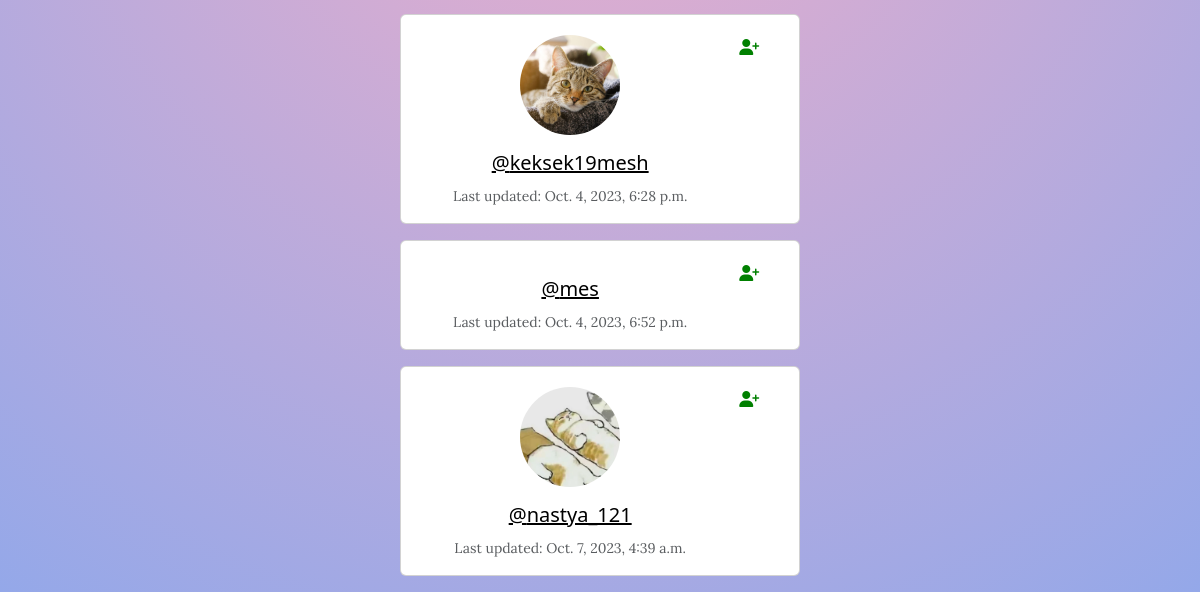
The page /members/profile_list (signed in, lower part) on the database as committed earlier.
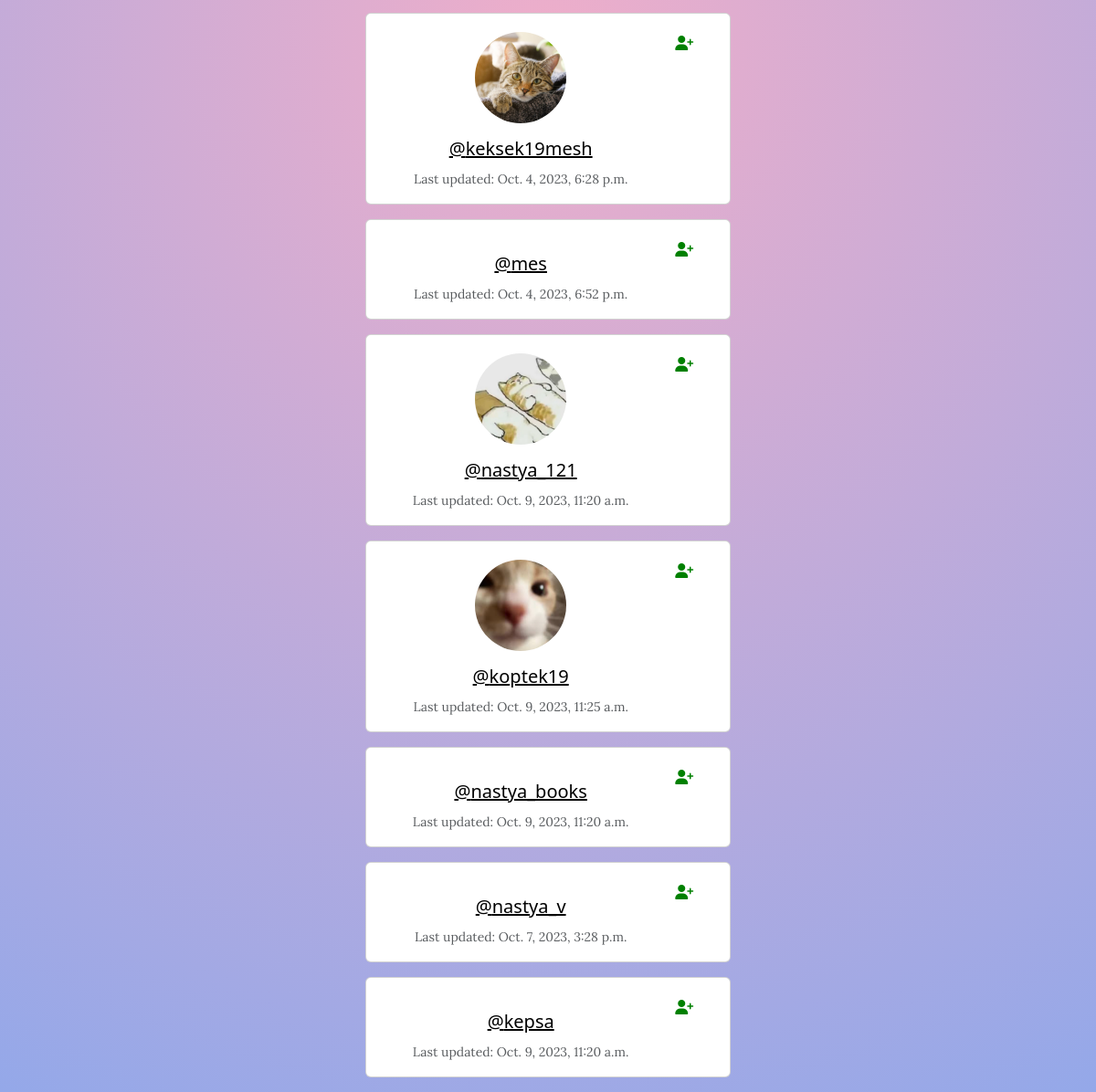
The same page on the database as committed later.
### members/models.py (models this page shows, shortened)
class Profile(models.Model):
    user = models.OneToOneField(User, on_delete=models.CASCADE)
    follows = models.ManyToManyField("self",
                                     related_name="followed_by",
                                     symmetrical=False,
                                     blank=True)
    date_modified = models.DateTimeField(User, auto_now=True)
    profile_image = models.ImageField(null=True, blank=True, upload_to="images")
    profile_bio = models.CharField(null=True, blank=True, max_length=500)
    homepage_link = models.CharField(null=True, blank=True, max_length=100)
    instagram_link = models.CharField(null=True, blank=True, max_length=100)
    facebook_link = models.CharField(null=True, blank=True, max_length=100)

### members/views.py (the view)
# urls.py: path('profile_list', views.profile_list, name='profile_list'),
def profile_list(request):
    if request.user.is_authenticated:
        profiles = Profile.objects.exclude(user=request.user)
        return render(request, "profiles/profile_list.html", {"profiles": profiles})
    else:
        messages.success(request, "You must be logged in to view this page.")
        return redirect('welcome_page')

### members/templates/profiles/profile_list.html (shortened to what this page needs)
{% extends "base.html" %}
{% block content %}
   <div class="container-xxl d-flex justify-content-center align-items-center">
    <div class="text-center">
        {% if profiles %}
        {% for profile in profiles %}
        <div class="card card-list mb-3">
            <div class="row g-0">
                <div class="col-10">
                    <div class="profile-image d-flex align-items-center justify-content-center">
                        {% if profile.profile_image %}
                        <img class="profile-image-list" src="{{ profile.profile_image.url }}">
                        {% endif %}
                    </div>
                    <div class="card-body">
                        <h5 class="card-text"><a href="{% url 'profile' profile.user.id %}">@{{ profile.user.username|lower }}</a></h5>
                        <p class="card-text"><small class="text-body-secondary">Last updated: {{ profile.date_modified }}</small></p>
                    </div>
                </div>
                <div class="col-2">
                    {% if user.is_authenticated %}
                    {% if profile in user.profile.follows.all %}
                    <a href="{% url 'unfollow' profile.user.id %}">
                        <i class="fa-solid fa-user-minus" style="color:red"></i>
                    </a>
                    {% else %}
                    <a href="{% url 'follow' profile.user.id %}">
                        <i class="fa-solid fa-user-plus" style="color:green"></i>
                    </a>
                    {% endif %}
                    {% endif %}
                </div>
            </div>
        </div>
{% endfor %}
{% endif %}
            </div>
   </div>
{% endblock %}

### templates/base.html (shortened to what this page needs)
<!DOCTYPE html>
{% load static %}
<html lang="en">
<head>
    <link href="https://cdn.jsdelivr.net/npm/bootstrap@5.3.2/dist/css/bootstrap.min.css"
 rel="stylesheet">
    <link href='https://unpkg.com/boxicons@2.1.4/css/boxicons.min.css' rel="stylesheet">
    <link href="{% static 'main.css' %}" rel="stylesheet">
<body>
{% block content %}
{% endblock %}
</body>

### static/main.css (style rules this page uses)
p { font-family: 'Lora'; font-size: 1em; }
body { background: rgb(238,174,202); background: radial-gradient(circle, rgba(238,174,202,1) 0%, rgba(148,168,233,1) 100%); }
a { color: black; }
.profile-image-list { width: 100px; height: 100px; border-radius: 50%; object-fit: cover; }
.card { width: 300px; padding-left: 20px; padding-right: 20px; padding-top: 20px; }
.card-list { width: 400px; padding-left: 20px; padding-right: 20px; padding-top: 20px; }

Rows that differ between the two databases and show on the page:
changed Profile "nastya_121": date_modified "Oct. 7, 2023, 4:39 a.m." → "Oct. 9, 2023, 11:20 a.m."
added Profile: profile_image (picture), user.username "koptek19", date_modified "Oct. 9, 2023, 11:25 a.m."
added Profile: user.username "nastya_books", date_modified "Oct. 9, 2023, 11:20 a.m."
added Profile: user.username "nastya_v", date_modified "Oct. 7, 2023, 3:28 p.m."
added Profile: user.username "kepsa", date_modified "Oct. 9, 2023, 11:20 a.m."
